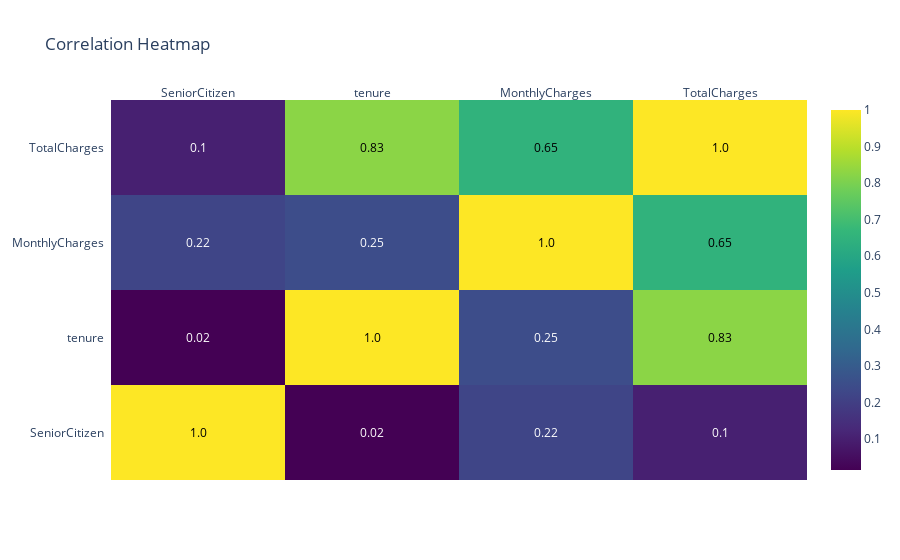

This figure's notebook cell:
### Markdown cell above
### How do customer tenure, monthly charges, and total spending relate to each other, and does being a senior citizen affect this?

### Code cell
# Ensure TotalCharges is numeric and remove bad rows

df['TotalCharges'] = pd.to_numeric(df['TotalCharges'], errors='coerce') # for changing totlacharges to no. and turning any 
# bad value into non or not a no. 

df_cleaned = df.dropna(subset=['TotalCharges']) # for only keeping cleaned data

df_cleaned['SeniorCitizen'] = pd.to_numeric(df_cleaned['SeniorCitizen'], errors='coerce') # for converting seniorcitizen to numbers, and 
# turning bad values into NaN

# Now select only numeric columns and compute correlation
numeric_cols = ['SeniorCitizen', 'tenure', 'MonthlyCharges', 'TotalCharges'] # for these columns we want to check
corr_df = df_cleaned[numeric_cols].corr() #for checking how these columns are related to each other

# Plot using Plotly
import plotly.figure_factory as ff  # plotly.figure_factory is a tool that help to draw a heatmap 

fig = ff.create_annotated_heatmap( # for drawing a heatmap showing the relationships, with labels and numbers on it
    z=corr_df.values,  # for showing correlation no. 
    x=list(corr_df.columns),  # for labeling for the x-axis
    y=list(corr_df.columns), # labeling for the y-axis 
    annotation_text=corr_df.round(2).values, # showing the no. rounded to 2 decimal
    showscale=True, # for adding a color scale on the side
    colorscale='Viridis' # for using the color style
)
fig.update_layout(title='Correlation Heatmap') # for title purpose
fig.show() # for showing heatmap on the screen

### Figure 1 — Plotly figure (JSON) as saved in the notebook; plotly's stock layout.template omitted (floating-point values rounded to 4 significant figures)
{"data": [{"colorscale": [[0, "#440154"], [0.1111, "#482878"], [0.2222, "#3e4989"], [0.3333, "#31688e"], [0.4444, "#26828e"], [0.5556, "#1f9e89"], [0.6667, "#35b779"], [0.7778, "#6ece58"], [0.8889, "#b5de2b"], [1, "#fde725"]], "reversescale": false, "showscale": true, "type": "heatmap", "x": ["SeniorCitizen", "tenure", "MonthlyCharges", "TotalCharges"], "y": ["SeniorCitizen", "tenure", "MonthlyCharges", "TotalCharges"], "z": [[1, 0.01568, 0.2199, 0.1024], [0.01568, 1, 0.2469, 0.8259], [0.2199, 0.2469, 1, 0.6511], [0.1024, 0.8259, 0.6511, 1]]}], "layout": {"annotations": [{"font": {"color": "#000000"}, "showarrow": false, "text": "1.0", "x": "SeniorCitizen", "xref": "x", "y": "SeniorCitizen", "yref": "y"}, {"font": {"color": "#FFFFFF"}, "showarrow": false, "text": "0.02", "x": "tenure", "xref": "x", "y": "SeniorCitizen", "yref": "y"}, {"font": {"color": "#FFFFFF"}, "showarrow": false, "text": "0.22", "x": "MonthlyCharges", "xref": "x", "y": "SeniorCitizen", "yref": "y"}, {"font": {"color": "#FFFFFF"}, "showarrow": false, "text": "0.1", "x": "TotalCharges", "xref": "x", "y": "SeniorCitizen", "yref": "y"}, {"font": {"color": "#FFFFFF"}, "showarrow": false, "text": "0.02", "x": "SeniorCitizen", "xref": "x", "y": "tenure", "yref": "y"}, {"font": {"color": "#000000"}, "showarrow": false, "text": "1.0", "x": "tenure", "xref": "x", "y": "tenure", "yref": "y"}, {"font": {"color": "#FFFFFF"}, "showarrow": false, "text": "0.25", "x": "MonthlyCharges", "xref": "x", "y": "tenure", "yref": "y"}, {"font": {"color": "#000000"}, "showarrow": false, "text": "0.83", "x": "TotalCharges", "xref": "x", "y": "tenure", "yref": "y"}, {"font": {"color": "#FFFFFF"}, "showarrow": false, "text": "0.22", "x": "SeniorCitizen", "xref": "x", "y": "MonthlyCharges", "yref": "y"}, {"font": {"color": "#FFFFFF"}, "showarrow": false, "text": "0.25", "x": "tenure", "xref": "x", "y": "MonthlyCharges", "yref": "y"}, {"font": {"color": "#000000"}, "showarrow": false, "text": "1.0", "x": "MonthlyCharges", "xref": "x", "y": "MonthlyCharges", "yref": "y"}, {"font": {"color": "#000000"}, "showarrow": false, "text": "0.65", "x": "TotalCharges", "xref": "x", "y": "MonthlyCharges", "yref": "y"}, {"font": {"color": "#FFFFFF"}, "showarrow": false, "text": "0.1", "x": "SeniorCitizen", "xref": "x", "y": "TotalCharges", "yref": "y"}, {"font": {"color": "#000000"}, "showarrow": false, "text": "0.83", "x": "tenure", "xref": "x", "y": "TotalCharges", "yref": "y"}, {"font": {"color": "#000000"}, "showarrow": false, "text": "0.65", "x": "MonthlyCharges", "xref": "x", "y": "TotalCharges", "yref": "y"}, {"font": {"color": "#000000"}, "showarrow": false, "text": "1.0", "x": "TotalCharges", "xref": "x", "y": "TotalCharges", "yref": "y"}], "autosize": true, "title": {"text": "Correlation Heatmap"}, "xaxis": {"autorange": true, "dtick": 1, "gridcolor": "rgb(0, 0, 0)", "range": [-0.5, 3.5], "side": "top", "ticks": "", "type": "category"}, "yaxis": {"autorange": true, "dtick": 1, "range": [-0.5, 3.5], "ticks": "", "ticksuffix": "  ", "type": "category"}}}
